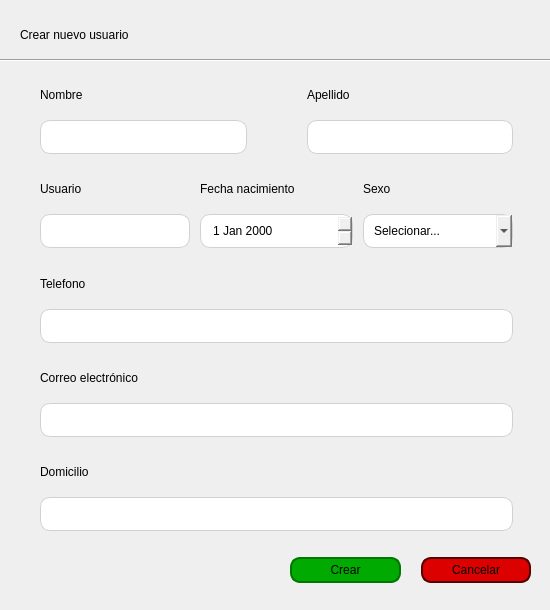
<?xml version="1.0" encoding="UTF-8"?>
<ui version="4.0">
 <class>Dialog</class>
 <widget class="QDialog" name="Dialog">
  <property name="geometry">
   <rect>
    <x>0</x>
    <y>0</y>
    <width>550</width>
    <height>610</height>
   </rect>
  </property>
  <property name="minimumSize">
   <size>
    <width>550</width>
    <height>610</height>
   </size>
  </property>
  <property name="maximumSize">
   <size>
    <width>550</width>
    <height>610</height>
   </size>
  </property>
  <property name="windowTitle">
   <string>Crear nuevo usuario | PyMexPro</string>
  </property>
  <property name="styleSheet">
   <string notr="true">QLabel {
	font: 12pt &quot;Verdana&quot;;
}

QPushButton {
	font: 12pt &quot;Verdana&quot;;
	padding: 4px 20px;
	border: 1px solid;
	border-radius: 10px;
}

QLineEdit, QComboBox, QDateEdit {
	font: 8pt &quot;Verdana&quot;;
	padding: 8px 10px;
	border: 1px solid #d1d1d1;
	border-radius: 10px;
}
</string>
  </property>
  <widget class="QLabel" name="txt_title">
   <property name="geometry">
    <rect>
     <x>20</x>
     <y>20</y>
     <width>271</width>
     <height>29</height>
    </rect>
   </property>
   <property name="styleSheet">
    <string notr="true">font: 700 18pt &quot;Verdana&quot;;</string>
   </property>
   <property name="text">
    <string>Crear nuevo usuario</string>
   </property>
  </widget>
  <widget class="Line" name="line">
   <property name="geometry">
    <rect>
     <x>0</x>
     <y>50</y>
     <width>551</width>
     <height>20</height>
    </rect>
   </property>
   <property name="orientation">
    <enum>Qt::Horizontal</enum>
   </property>
  </widget>
  <widget class="QWidget" name="layoutWidget">
   <property name="geometry">
    <rect>
     <x>290</x>
     <y>550</y>
     <width>241</width>
     <height>41</height>
    </rect>
   </property>
   <layout class="QHBoxLayout" name="horizontalLayout_4">
    <property name="spacing">
     <number>20</number>
    </property>
    <item>
     <widget class="QPushButton" name="btn_create_user">
      <property name="cursor">
       <cursorShape>PointingHandCursor</cursorShape>
      </property>
      <property name="styleSheet">
       <string notr="true">background-color: #0a0;
border: 2px solid #070;</string>
      </property>
      <property name="text">
       <string>Crear</string>
      </property>
      <property name="checkable">
       <bool>true</bool>
      </property>
      <property name="autoExclusive">
       <bool>true</bool>
      </property>
     </widget>
    </item>
    <item>
     <widget class="QPushButton" name="btn_cancel">
      <property name="cursor">
       <cursorShape>PointingHandCursor</cursorShape>
      </property>
      <property name="styleSheet">
       <string notr="true">background-color: #d00;
border: 2px solid #500;</string>
      </property>
      <property name="text">
       <string>Cancelar</string>
      </property>
      <property name="checkable">
       <bool>true</bool>
      </property>
      <property name="autoExclusive">
       <bool>true</bool>
      </property>
     </widget>
    </item>
   </layout>
  </widget>
  <widget class="QWidget" name="layoutWidget">
   <property name="geometry">
    <rect>
     <x>40</x>
     <y>70</y>
     <width>473</width>
     <height>461</height>
    </rect>
   </property>
   <layout class="QGridLayout" name="gridLayout">
    <property name="horizontalSpacing">
     <number>0</number>
    </property>
    <property name="verticalSpacing">
     <number>10</number>
    </property>
    <item row="0" column="0">
     <layout class="QHBoxLayout" name="horizontalLayout">
      <item>
       <layout class="QVBoxLayout" name="verticalLayout">
        <property name="spacing">
         <number>0</number>
        </property>
        <property name="rightMargin">
         <number>30</number>
        </property>
        <item>
         <widget class="QLabel" name="label_2">
          <property name="text">
           <string>Nombre</string>
          </property>
         </widget>
        </item>
        <item>
         <widget class="QLineEdit" name="line_input_first_name">
          <property name="maximumSize">
           <size>
            <width>250</width>
            <height>16777215</height>
           </size>
          </property>
          <property name="placeholderText">
           <string/>
          </property>
         </widget>
        </item>
       </layout>
      </item>
      <item>
       <layout class="QVBoxLayout" name="verticalLayout_2">
        <property name="spacing">
         <number>0</number>
        </property>
        <property name="leftMargin">
         <number>30</number>
        </property>
        <property name="rightMargin">
         <number>0</number>
        </property>
        <item>
         <widget class="QLabel" name="label_3">
          <property name="text">
           <string>Apellido</string>
          </property>
         </widget>
        </item>
        <item>
         <widget class="QLineEdit" name="line_input_last_name">
          <property name="maximumSize">
           <size>
            <width>250</width>
            <height>16777215</height>
           </size>
          </property>
         </widget>
        </item>
       </layout>
      </item>
     </layout>
    </item>
    <item row="1" column="0">
     <layout class="QHBoxLayout" name="horizontalLayout_2">
      <property name="spacing">
       <number>10</number>
      </property>
      <item>
       <layout class="QVBoxLayout" name="verticalLayout_4">
        <property name="spacing">
         <number>0</number>
        </property>
        <item>
         <widget class="QLabel" name="label_9">
          <property name="text">
           <string>Usuario</string>
          </property>
         </widget>
        </item>
        <item>
         <widget class="QLineEdit" name="line_input_username">
          <property name="minimumSize">
           <size>
            <width>150</width>
            <height>0</height>
           </size>
          </property>
          <property name="maximumSize">
           <size>
            <width>150</width>
            <height>16777215</height>
           </size>
          </property>
         </widget>
        </item>
       </layout>
      </item>
      <item>
       <layout class="QVBoxLayout" name="verticalLayout_9">
        <property name="spacing">
         <number>0</number>
        </property>
        <item>
         <widget class="QLabel" name="label_4">
          <property name="text">
           <string>Fecha nacimiento</string>
          </property>
         </widget>
        </item>
        <item>
         <widget class="QDateEdit" name="line_input_date">
          <property name="sizePolicy">
           <sizepolicy hsizetype="Expanding" vsizetype="Fixed">
            <horstretch>0</horstretch>
            <verstretch>0</verstretch>
           </sizepolicy>
          </property>
          <property name="maximumSize">
           <size>
            <width>250</width>
            <height>16777215</height>
           </size>
          </property>
         </widget>
        </item>
       </layout>
      </item>
      <item>
       <layout class="QVBoxLayout" name="verticalLayout_8">
        <property name="spacing">
         <number>0</number>
        </property>
        <item>
         <widget class="QLabel" name="label_10">
          <property name="text">
           <string>Sexo</string>
          </property>
         </widget>
        </item>
        <item>
         <widget class="QComboBox" name="cb_sex">
          <property name="minimumSize">
           <size>
            <width>150</width>
            <height>0</height>
           </size>
          </property>
          <item>
           <property name="text">
            <string>Selecionar...</string>
           </property>
          </item>
          <item>
           <property name="text">
            <string>Masculino</string>
           </property>
          </item>
          <item>
           <property name="text">
            <string>Femenino</string>
           </property>
          </item>
         </widget>
        </item>
       </layout>
      </item>
     </layout>
    </item>
    <item row="2" column="0">
     <layout class="QVBoxLayout" name="verticalLayout_3">
      <property name="spacing">
       <number>0</number>
      </property>
      <item>
       <widget class="QLabel" name="label_7">
        <property name="text">
         <string>Telefono</string>
        </property>
       </widget>
      </item>
      <item>
       <widget class="QLineEdit" name="line_input_phone">
        <property name="sizePolicy">
         <sizepolicy hsizetype="Expanding" vsizetype="Fixed">
          <horstretch>0</horstretch>
          <verstretch>0</verstretch>
         </sizepolicy>
        </property>
        <property name="maximumSize">
         <size>
          <width>16777215</width>
          <height>16777215</height>
         </size>
        </property>
       </widget>
      </item>
     </layout>
    </item>
    <item row="3" column="0">
     <layout class="QVBoxLayout" name="verticalLayout_5">
      <property name="spacing">
       <number>0</number>
      </property>
      <item>
       <widget class="QLabel" name="label_8">
        <property name="text">
         <string>Correo electrónico</string>
        </property>
       </widget>
      </item>
      <item>
       <widget class="QLineEdit" name="line_input_email"/>
      </item>
     </layout>
    </item>
    <item row="4" column="0">
     <layout class="QVBoxLayout" name="verticalLayout_6">
      <property name="spacing">
       <number>0</number>
      </property>
      <property name="sizeConstraint">
       <enum>QLayout::SetDefaultConstraint</enum>
      </property>
      <item>
       <widget class="QLabel" name="label_6">
        <property name="text">
         <string>Domicilio</string>
        </property>
       </widget>
      </item>
      <item>
       <widget class="QLineEdit" name="line_input_address"/>
      </item>
     </layout>
    </item>
   </layout>
  </widget>
 </widget>
 <resources/>
 <connections>
  <connection>
   <sender>btn_cancel</sender>
   <signal>toggled(bool)</signal>
   <receiver>Dialog</receiver>
   <slot>close()</slot>
   <hints>
    <hint type="sourcelabel">
     <x>510</x>
     <y>569</y>
    </hint>
    <hint type="destinationlabel">
     <x>601</x>
     <y>569</y>
    </hint>
   </hints>
  </connection>
 </connections>
</ui>
